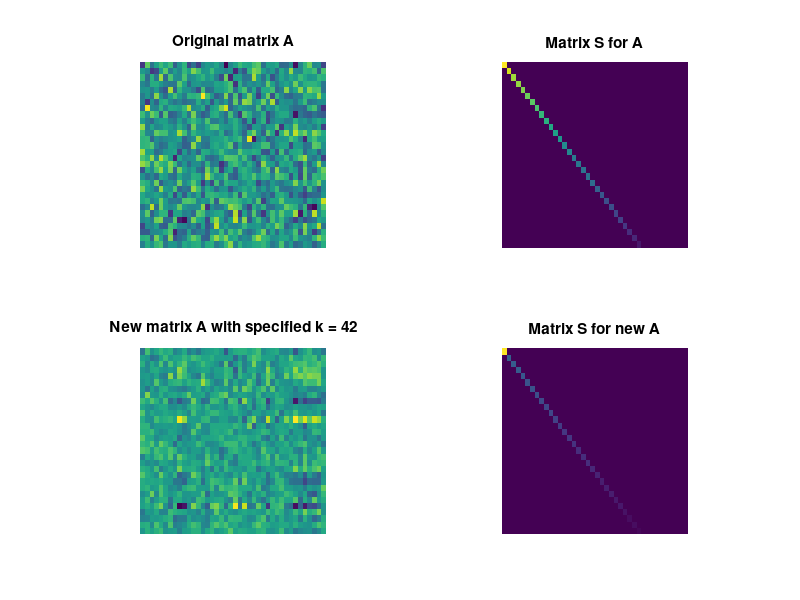

The MATLAB source for this figure:
%% Code challenge from video 159

clear, clc

%% Create matrix with desired condition number

% create a random matrix with a specified condition number, let's say 42

m = 30; n = 40;
A = randn(m,n);
[U,S,V] = svd(A);
CondNum = cond(A);

newS = S;
newS(1,1) = S(m,m)*42;

newA = U*newS*V';

disp(cond(newA));

%% Plotting

figure(1), clf
subplot(221), imagesc(A)
axis square, axis off
title('Original matrix A')

subplot(222), imagesc(S)
axis square, axis off
title('Matrix S for A')

subplot(223), imagesc(newA)
axis square, axis off
title('New matrix A with specified k = 42')

subplot(224), imagesc(newS)
axis square, axis off
title('Matrix S for new A')

%% Alternative solution 

m = 10; n = 20;

CondNum = 16;

[U,~] = qr(randn(m));
[V,~] = qr(randn(n));

s = linspace(CondNum,1,min(m,n));
S = zeros(m,n);
for i = 1:m
    S(i,i) = s(i);
end

A = U*S*V';

disp(cond(A));

